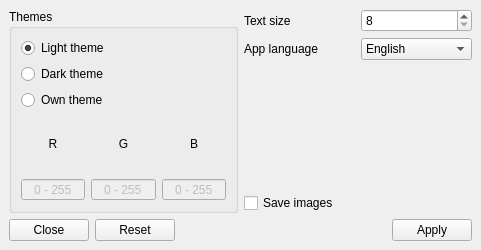
<?xml version="1.0" encoding="UTF-8"?>
<ui version="4.0">
 <class>MainWindow</class>
 <widget class="QMainWindow" name="MainWindow">
  <property name="geometry">
   <rect>
    <x>0</x>
    <y>0</y>
    <width>481</width>
    <height>250</height>
   </rect>
  </property>
  <property name="minimumSize">
   <size>
    <width>481</width>
    <height>250</height>
   </size>
  </property>
  <property name="maximumSize">
   <size>
    <width>481</width>
    <height>250</height>
   </size>
  </property>
  <property name="windowTitle">
   <string>Staxt - Settings</string>
  </property>
  <property name="iconSize">
   <size>
    <width>24</width>
    <height>24</height>
   </size>
  </property>
  <widget class="QWidget" name="centralwidget">
   <layout class="QVBoxLayout" name="verticalLayout_8">
    <item>
     <layout class="QVBoxLayout" name="verticalLayout_7">
      <item>
       <layout class="QHBoxLayout" name="horizontalLayout_4">
        <item>
         <widget class="QGroupBox" name="groupBox">
          <property name="title">
           <string>Themes</string>
          </property>
          <layout class="QVBoxLayout" name="verticalLayout_5">
           <item>
            <layout class="QVBoxLayout" name="verticalLayout_4">
             <item>
              <widget class="QRadioButton" name="L_theam">
               <property name="text">
                <string>Light theme</string>
               </property>
               <property name="checked">
                <bool>true</bool>
               </property>
              </widget>
             </item>
             <item>
              <widget class="QRadioButton" name="D_theam">
               <property name="text">
                <string>Dark theme</string>
               </property>
              </widget>
             </item>
             <item>
              <widget class="QRadioButton" name="O_theam">
               <property name="text">
                <string>Own theme</string>
               </property>
              </widget>
             </item>
             <item>
              <layout class="QHBoxLayout" name="horizontalLayout">
               <item>
                <layout class="QVBoxLayout" name="verticalLayout_2">
                 <item>
                  <widget class="QLabel" name="Red_lable">
                   <property name="text">
                    <string>R</string>
                   </property>
                   <property name="textFormat">
                    <enum>Qt::AutoText</enum>
                   </property>
                   <property name="alignment">
                    <set>Qt::AlignCenter</set>
                   </property>
                  </widget>
                 </item>
                 <item>
                  <widget class="QSpinBox" name="R_spin">
                   <property name="enabled">
                    <bool>false</bool>
                   </property>
                   <property name="alignment">
                    <set>Qt::AlignCenter</set>
                   </property>
                   <property name="buttonSymbols">
                    <enum>QAbstractSpinBox::NoButtons</enum>
                   </property>
                   <property name="keyboardTracking">
                    <bool>true</bool>
                   </property>
                   <property name="suffix">
                    <string> - 255</string>
                   </property>
                   <property name="maximum">
                    <number>255</number>
                   </property>
                  </widget>
                 </item>
                </layout>
               </item>
               <item>
                <layout class="QVBoxLayout" name="verticalLayout">
                 <item>
                  <widget class="QLabel" name="Green_lable">
                   <property name="text">
                    <string>G</string>
                   </property>
                   <property name="textFormat">
                    <enum>Qt::AutoText</enum>
                   </property>
                   <property name="alignment">
                    <set>Qt::AlignCenter</set>
                   </property>
                  </widget>
                 </item>
                 <item>
                  <widget class="QSpinBox" name="G_spin">
                   <property name="enabled">
                    <bool>false</bool>
                   </property>
                   <property name="alignment">
                    <set>Qt::AlignCenter</set>
                   </property>
                   <property name="buttonSymbols">
                    <enum>QAbstractSpinBox::NoButtons</enum>
                   </property>
                   <property name="keyboardTracking">
                    <bool>true</bool>
                   </property>
                   <property name="suffix">
                    <string> - 255</string>
                   </property>
                   <property name="maximum">
                    <number>255</number>
                   </property>
                  </widget>
                 </item>
                </layout>
               </item>
               <item>
                <layout class="QVBoxLayout" name="verticalLayout_3">
                 <item>
                  <widget class="QLabel" name="Blue_lable">
                   <property name="text">
                    <string>B</string>
                   </property>
                   <property name="textFormat">
                    <enum>Qt::AutoText</enum>
                   </property>
                   <property name="alignment">
                    <set>Qt::AlignCenter</set>
                   </property>
                  </widget>
                 </item>
                 <item>
                  <widget class="QSpinBox" name="B_spin">
                   <property name="enabled">
                    <bool>false</bool>
                   </property>
                   <property name="alignment">
                    <set>Qt::AlignCenter</set>
                   </property>
                   <property name="buttonSymbols">
                    <enum>QAbstractSpinBox::NoButtons</enum>
                   </property>
                   <property name="keyboardTracking">
                    <bool>true</bool>
                   </property>
                   <property name="suffix">
                    <string> - 255</string>
                   </property>
                   <property name="maximum">
                    <number>255</number>
                   </property>
                  </widget>
                 </item>
                </layout>
               </item>
              </layout>
             </item>
            </layout>
           </item>
          </layout>
         </widget>
        </item>
        <item>
         <layout class="QVBoxLayout" name="verticalLayout_6">
          <item>
           <layout class="QHBoxLayout" name="horizontalLayout_2">
            <item>
             <widget class="QLabel" name="Text_size">
              <property name="text">
               <string>Text size</string>
              </property>
             </widget>
            </item>
            <item>
             <widget class="QSpinBox" name="Size_spin">
              <property name="minimumSize">
               <size>
                <width>70</width>
                <height>0</height>
               </size>
              </property>
              <property name="suffix">
               <string/>
              </property>
              <property name="minimum">
               <number>8</number>
              </property>
              <property name="maximum">
               <number>100</number>
              </property>
             </widget>
            </item>
           </layout>
          </item>
          <item>
           <layout class="QHBoxLayout" name="horizontalLayout_3">
            <item>
             <widget class="QLabel" name="App_lang">
              <property name="text">
               <string>App language</string>
              </property>
             </widget>
            </item>
            <item>
             <widget class="QComboBox" name="Lang_combo">
              <item>
               <property name="text">
                <string>English</string>
               </property>
              </item>
              <item>
               <property name="text">
                <string>Russian</string>
               </property>
              </item>
             </widget>
            </item>
           </layout>
          </item>
          <item>
           <spacer name="verticalSpacer">
            <property name="orientation">
             <enum>Qt::Vertical</enum>
            </property>
            <property name="sizeHint" stdset="0">
             <size>
              <width>20</width>
              <height>40</height>
             </size>
            </property>
           </spacer>
          </item>
          <item>
           <widget class="QCheckBox" name="Save_image">
            <property name="text">
             <string>Save images</string>
            </property>
           </widget>
          </item>
         </layout>
        </item>
       </layout>
      </item>
      <item>
       <layout class="QHBoxLayout" name="horizontalLayout_5">
        <item>
         <widget class="QPushButton" name="Close_settings">
          <property name="text">
           <string>Close</string>
          </property>
         </widget>
        </item>
        <item>
         <widget class="QPushButton" name="Reset_settings">
          <property name="text">
           <string>Reset</string>
          </property>
         </widget>
        </item>
        <item>
         <spacer name="horizontalSpacer">
          <property name="orientation">
           <enum>Qt::Horizontal</enum>
          </property>
          <property name="sizeHint" stdset="0">
           <size>
            <width>40</width>
            <height>20</height>
           </size>
          </property>
         </spacer>
        </item>
        <item>
         <widget class="QPushButton" name="Apply_settings">
          <property name="text">
           <string>Apply</string>
          </property>
         </widget>
        </item>
       </layout>
      </item>
     </layout>
    </item>
   </layout>
  </widget>
 </widget>
 <resources/>
 <connections>
  <connection>
   <sender>O_theam</sender>
   <signal>clicked(bool)</signal>
   <receiver>R_spin</receiver>
   <slot>setEnabled(bool)</slot>
   <hints>
    <hint type="sourcelabel">
     <x>70</x>
     <y>119</y>
    </hint>
    <hint type="destinationlabel">
     <x>50</x>
     <y>161</y>
    </hint>
   </hints>
  </connection>
  <connection>
   <sender>O_theam</sender>
   <signal>clicked(bool)</signal>
   <receiver>B_spin</receiver>
   <slot>setEnabled(bool)</slot>
   <hints>
    <hint type="sourcelabel">
     <x>70</x>
     <y>119</y>
    </hint>
    <hint type="destinationlabel">
     <x>140</x>
     <y>161</y>
    </hint>
   </hints>
  </connection>
  <connection>
   <sender>O_theam</sender>
   <signal>clicked(bool)</signal>
   <receiver>G_spin</receiver>
   <slot>setEnabled(bool)</slot>
   <hints>
    <hint type="sourcelabel">
     <x>70</x>
     <y>119</y>
    </hint>
    <hint type="destinationlabel">
     <x>95</x>
     <y>161</y>
    </hint>
   </hints>
  </connection>
  <connection>
   <sender>L_theam</sender>
   <signal>clicked(bool)</signal>
   <receiver>B_spin</receiver>
   <slot>setDisabled(bool)</slot>
   <hints>
    <hint type="sourcelabel">
     <x>70</x>
     <y>69</y>
    </hint>
    <hint type="destinationlabel">
     <x>140</x>
     <y>161</y>
    </hint>
   </hints>
  </connection>
  <connection>
   <sender>D_theam</sender>
   <signal>clicked(bool)</signal>
   <receiver>G_spin</receiver>
   <slot>setDisabled(bool)</slot>
   <hints>
    <hint type="sourcelabel">
     <x>70</x>
     <y>99</y>
    </hint>
    <hint type="destinationlabel">
     <x>95</x>
     <y>161</y>
    </hint>
   </hints>
  </connection>
  <connection>
   <sender>D_theam</sender>
   <signal>clicked(bool)</signal>
   <receiver>R_spin</receiver>
   <slot>setDisabled(bool)</slot>
   <hints>
    <hint type="sourcelabel">
     <x>70</x>
     <y>99</y>
    </hint>
    <hint type="destinationlabel">
     <x>50</x>
     <y>161</y>
    </hint>
   </hints>
  </connection>
  <connection>
   <sender>D_theam</sender>
   <signal>clicked(bool)</signal>
   <receiver>B_spin</receiver>
   <slot>setDisabled(bool)</slot>
   <hints>
    <hint type="sourcelabel">
     <x>70</x>
     <y>99</y>
    </hint>
    <hint type="destinationlabel">
     <x>140</x>
     <y>161</y>
    </hint>
   </hints>
  </connection>
  <connection>
   <sender>L_theam</sender>
   <signal>clicked(bool)</signal>
   <receiver>G_spin</receiver>
   <slot>setDisabled(bool)</slot>
   <hints>
    <hint type="sourcelabel">
     <x>70</x>
     <y>69</y>
    </hint>
    <hint type="destinationlabel">
     <x>95</x>
     <y>161</y>
    </hint>
   </hints>
  </connection>
  <connection>
   <sender>L_theam</sender>
   <signal>clicked(bool)</signal>
   <receiver>R_spin</receiver>
   <slot>setDisabled(bool)</slot>
   <hints>
    <hint type="sourcelabel">
     <x>70</x>
     <y>69</y>
    </hint>
    <hint type="destinationlabel">
     <x>50</x>
     <y>161</y>
    </hint>
   </hints>
  </connection>
 </connections>
</ui>
